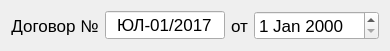
  <widget class="QWidget" name="layoutWidget">
   <property name="geometry">
    <rect>
     <x>50</x>
     <y>40</y>
     <width>354</width>
     <height>29</height>
    </rect>
   </property>
   <layout class="QHBoxLayout" name="horizontalLayout_3">
    <item>
     <widget class="QLabel" name="lbTarget">
      <property name="font">
       <font>
        <pointsize>13</pointsize>
       </font>
      </property>
      <property name="text">
       <string>Договор №</string>
      </property>
      <property name="alignment">
       <set>Qt::AlignCenter</set>
      </property>
     </widget>
    </item>
    <item>
     <widget class="QLineEdit" name="leNumber">
      <property name="sizePolicy">
       <sizepolicy hsizetype="Fixed" vsizetype="Fixed">
        <horstretch>0</horstretch>
        <verstretch>0</verstretch>
       </sizepolicy>
      </property>
      <property name="minimumSize">
       <size>
        <width>120</width>
        <height>0</height>
       </size>
      </property>
      <property name="maximumSize">
       <size>
        <width>120</width>
        <height>16777215</height>
       </size>
      </property>
      <property name="font">
       <font>
        <pointsize>13</pointsize>
       </font>
      </property>
      <property name="text">
       <string>ЮЛ-01/2017</string>
      </property>
      <property name="alignment">
       <set>Qt::AlignCenter</set>
      </property>
     </widget>
    </item>
    <item>
     <widget class="QLabel" name="lbTarget_2">
      <property name="font">
       <font>
        <pointsize>13</pointsize>
       </font>
      </property>
      <property name="text">
       <string>от</string>
      </property>
      <property name="alignment">
       <set>Qt::AlignCenter</set>
      </property>
     </widget>
    </item>
    <item>
     <widget class="QDateEdit" name="deConclusionDate">
      <property name="font">
       <font>
        <pointsize>13</pointsize>
       </font>
      </property>
     </widget>
    </item>
   </layout>
  </widget>
